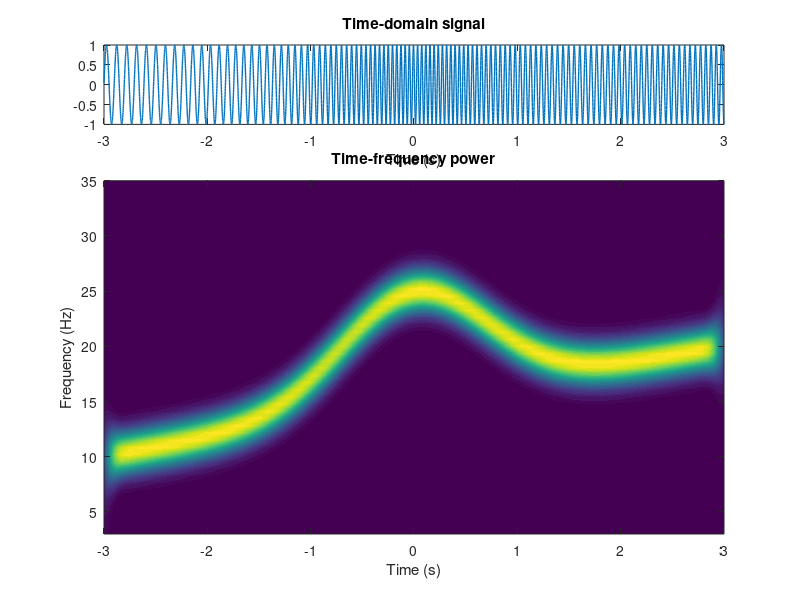

Here is the MATLAB script that generated this plot: (Note: a time limit stopped this script after it produced the figure.)

% create signal
srate = 1000;
time  = -3:1/srate:3;
pnts  = length(time);
freqmod = exp(-time.^2)*10+10;
freqmod = freqmod + linspace(0,10,pnts);
signal  = sin( 2*pi * ((time + cumsum(freqmod))/srate) );


% plot the signal
figure(1), clf
subplot(411)
plot(time,signal,'linew',1)
xlabel('Time (s)')
title('Time-domain signal')

%% create complex Morlet wavelets

% wavelet parameters
nfrex = 50; % 50 frequencies
frex  = linspace(3,35,nfrex);
fwhm  = .2; % full-width at half-maximum in seconds

% initialize matrices for wavelets
wavelets = zeros(nfrex,pnts);

% create complex Morlet wavelet family
for wi=1:nfrex
    % Gaussian
    gaussian = exp( -(4*log(2)*time.^2) / fwhm^2 );
    
    % complex Morlet wavelet
    wavelets(wi,:) = exp(1i*2*pi*frex(wi)*time) .* gaussian;
end

% show the wavelets
figure(2), clf
subplot(411)
plot(time,real(wavelets(10,:)), time,imag(wavelets(10,:)))
xlabel('Time')
legend({'Real';'Imaginary'})

subplot(4,1,2:4)
contourf(time,frex,real(wavelets),40,'linecolor','none')
xlabel('Time (s)'), ylabel('Frequency (Hz)')
title('Real part of wavelets')

%% run convolution using FFTs

% convolution parameters
nconv = pnts*2-1; % M+N-1
halfk = floor(pnts/2)+1;

% Fourier spectrum of the signal
sigX = fft(signal,nconv);

% initialize time-frequency matrix
tf = zeros(nfrex,pnts);


% convolution per frequency
for fi=1:nfrex
    
    % FFT of the wavelet
    waveX = fft(wavelets(fi,:),nconv);
    % amplitude-normalize the wavelet
    %%% note: ensure we're taking the magnitude of the peak; 
    %   I didn't explain this in the video but it ensures normalization by
    %   the magnitude and not the complex value.
    waveX = waveX ./ abs(max(waveX));
    
    % convolution
    convres = ifft( waveX.*sigX );
    % trim the "wings"
    convres = convres(halfk:end-halfk+1);
    
    % extract power from complex signal
    tf(fi,:) = abs(convres).^2;
end

%% plot the results

figure(1)
subplot(4,1,[2 3 4])
contourf(time,frex,tf,40,'linecolor','none')
xlabel('Time (s)'), ylabel('Frequency (Hz)')
title('Time-frequency power')
